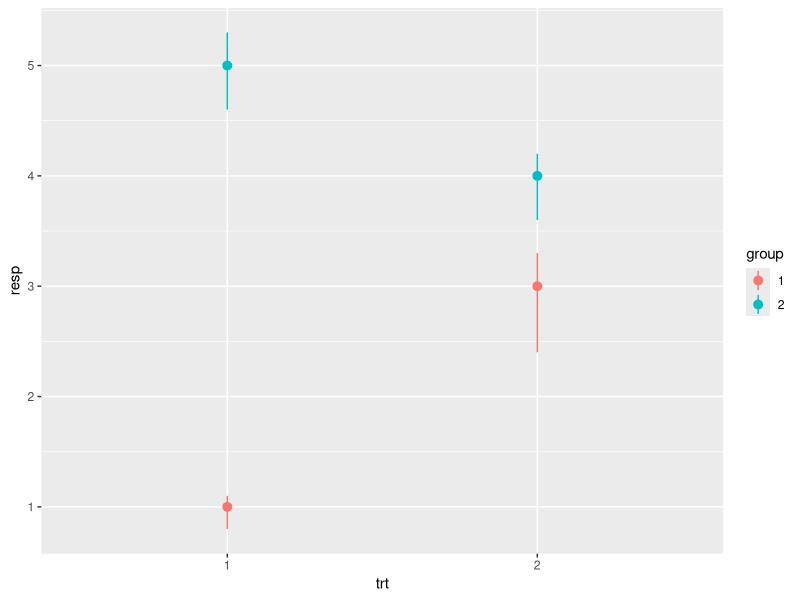

This figure's R source:
library(ggplot2)

# Create a simple example dataset
df <- data.frame(
  trt = factor(c(1, 1, 2, 2)),
  resp = c(1, 5, 3, 4),
  group = factor(c(1, 2, 1, 2)),
  upper = c(1.1, 5.3, 3.3, 4.2),
  lower = c(0.8, 4.6, 2.4, 3.6)
)

p <- ggplot(df, aes(trt, resp, colour = group)) + geom_pointrange(aes(ymin = lower, ymax = upper))
p

pg <- ggplot_build(p)
pg$data
